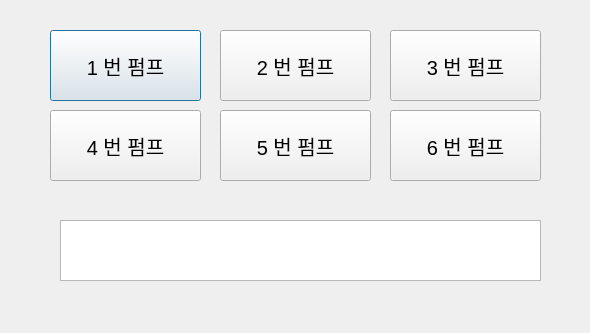
<?xml version="1.0" encoding="UTF-8"?>
<ui version="4.0">
 <class>Dialog</class>
 <widget class="QDialog" name="Dialog">
  <property name="geometry">
   <rect>
    <x>0</x>
    <y>0</y>
    <width>590</width>
    <height>333</height>
   </rect>
  </property>
  <property name="windowTitle">
   <string>Dialog</string>
  </property>
  <widget class="QPushButton" name="Pump_1">
   <property name="geometry">
    <rect>
     <x>50</x>
     <y>30</y>
     <width>151</width>
     <height>71</height>
    </rect>
   </property>
   <property name="font">
    <font>
     <pointsize>15</pointsize>
    </font>
   </property>
   <property name="text">
    <string>1 번 펌프</string>
   </property>
  </widget>
  <widget class="QPushButton" name="Pump_2">
   <property name="geometry">
    <rect>
     <x>220</x>
     <y>30</y>
     <width>151</width>
     <height>71</height>
    </rect>
   </property>
   <property name="font">
    <font>
     <pointsize>15</pointsize>
    </font>
   </property>
   <property name="text">
    <string>2 번 펌프</string>
   </property>
  </widget>
  <widget class="QPushButton" name="Pump_3">
   <property name="geometry">
    <rect>
     <x>390</x>
     <y>30</y>
     <width>151</width>
     <height>71</height>
    </rect>
   </property>
   <property name="font">
    <font>
     <pointsize>15</pointsize>
    </font>
   </property>
   <property name="text">
    <string>3 번 펌프</string>
   </property>
  </widget>
  <widget class="QPushButton" name="Pump_4">
   <property name="geometry">
    <rect>
     <x>50</x>
     <y>110</y>
     <width>151</width>
     <height>71</height>
    </rect>
   </property>
   <property name="font">
    <font>
     <pointsize>15</pointsize>
    </font>
   </property>
   <property name="text">
    <string>4 번 펌프</string>
   </property>
  </widget>
  <widget class="QPushButton" name="Pump_5">
   <property name="geometry">
    <rect>
     <x>220</x>
     <y>110</y>
     <width>151</width>
     <height>71</height>
    </rect>
   </property>
   <property name="font">
    <font>
     <pointsize>15</pointsize>
    </font>
   </property>
   <property name="text">
    <string>5 번 펌프</string>
   </property>
  </widget>
  <widget class="QPushButton" name="Pump_6">
   <property name="geometry">
    <rect>
     <x>390</x>
     <y>110</y>
     <width>151</width>
     <height>71</height>
    </rect>
   </property>
   <property name="font">
    <font>
     <pointsize>15</pointsize>
    </font>
   </property>
   <property name="text">
    <string>6 번 펌프</string>
   </property>
  </widget>
  <widget class="QTextEdit" name="textEdit">
   <property name="geometry">
    <rect>
     <x>60</x>
     <y>220</y>
     <width>481</width>
     <height>61</height>
    </rect>
   </property>
   <property name="font">
    <font>
     <pointsize>20</pointsize>
    </font>
   </property>
  </widget>
 </widget>
 <resources/>
 <connections/>
</ui>
